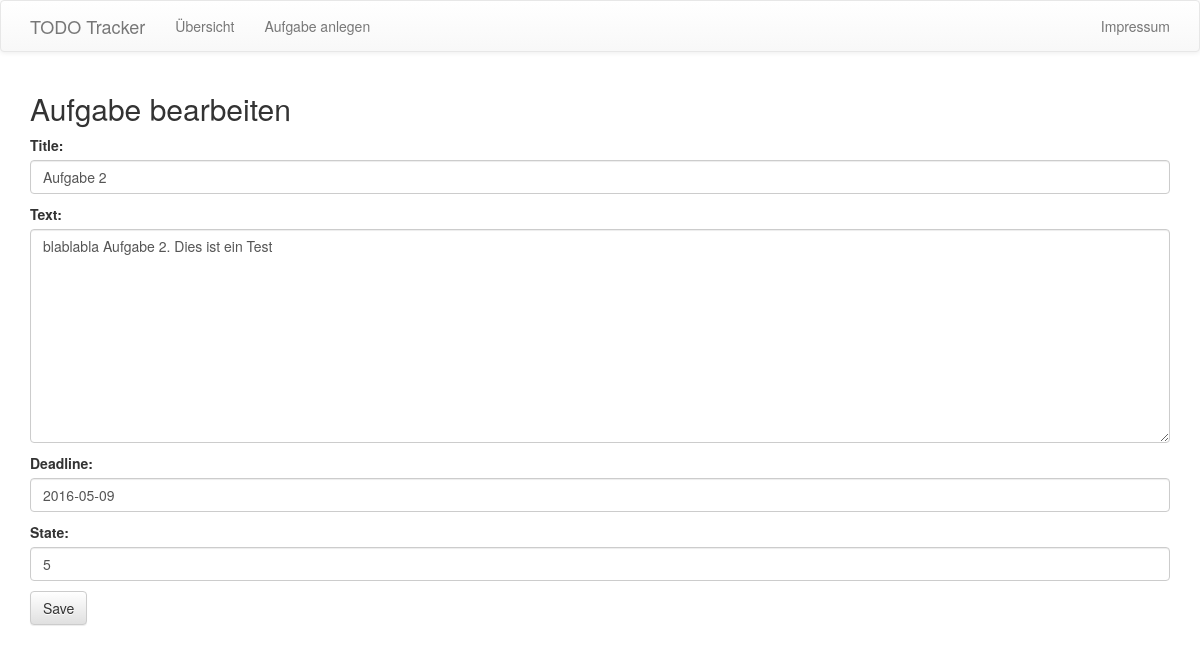
Page /2/edit/ on the committed database.
### todotracker/models.py (models this page shows, shortened)
class Task(models.Model):
    title = models.CharField(max_length=200)	# Name der Aufgabe
    text = models.TextField()					# Beschreibung
    deadline = models.DateField(default=timezone.now) # Deadline
    state = models.IntegerField(default=0, validators=[MaxValueValidator(100), MinValueValidator(0)])	# Stand (mind 0, max 100, 0 ist der Defaultwert)

### todotracker/views.py (the view)
# urls.py: url(r'^(?P<pk>[0-9]+)/edit/$', views.edit, name='edit'), # http://127.0.0.1:8000/1/edit/
def edit(request, pk):
    task = get_object_or_404(Task, pk=pk)
    if request.method == "POST":
        form = TaskForm(request.POST, instance=task)
        if form.is_valid():
            task = form.save(commit=False)
            task.save()
            return task_list(request)
    else:
        form = TaskForm(instance=task)
    return render(request, 'todotracker/edit.html', {'form': form})

### todotracker/forms.py
class TaskForm(forms.ModelForm):
    class Meta:
        model = Task
        fields = ('title', 'text', 'deadline', 'state')

### todotracker/templates/todotracker/edit.html (shortened to what this page needs)
{% extends 'todotracker/base.html' %}
{% block navbar_content %}
            <ul class="nav navbar-nav">
               <li><a href="{% url 'task_list' %}">Übersicht</a></li>
               <li><a href="{% url 'new' %}">Aufgabe anlegen</a></li>
            </ul>
            <ul class="nav navbar-nav navbar-right">
               <li><a href="{% url 'impressum' %}">Impressum</a></li>
            </ul>
{% endblock navbar_content %}
{% block content %}
    <h2>Aufgabe bearbeiten</h2>
    <form method="POST">{% csrf_token %}
			{{ form.as_p }}
        <button type="submit" class="save btn btn-default">Save</button>
    </form>
{% endblock content %}

### rows in the picture
Task: title "Aufgabe 2", text "blablabla Aufgabe 2. Dies ist ein Test", deadline "2016-05-09", state "5"
